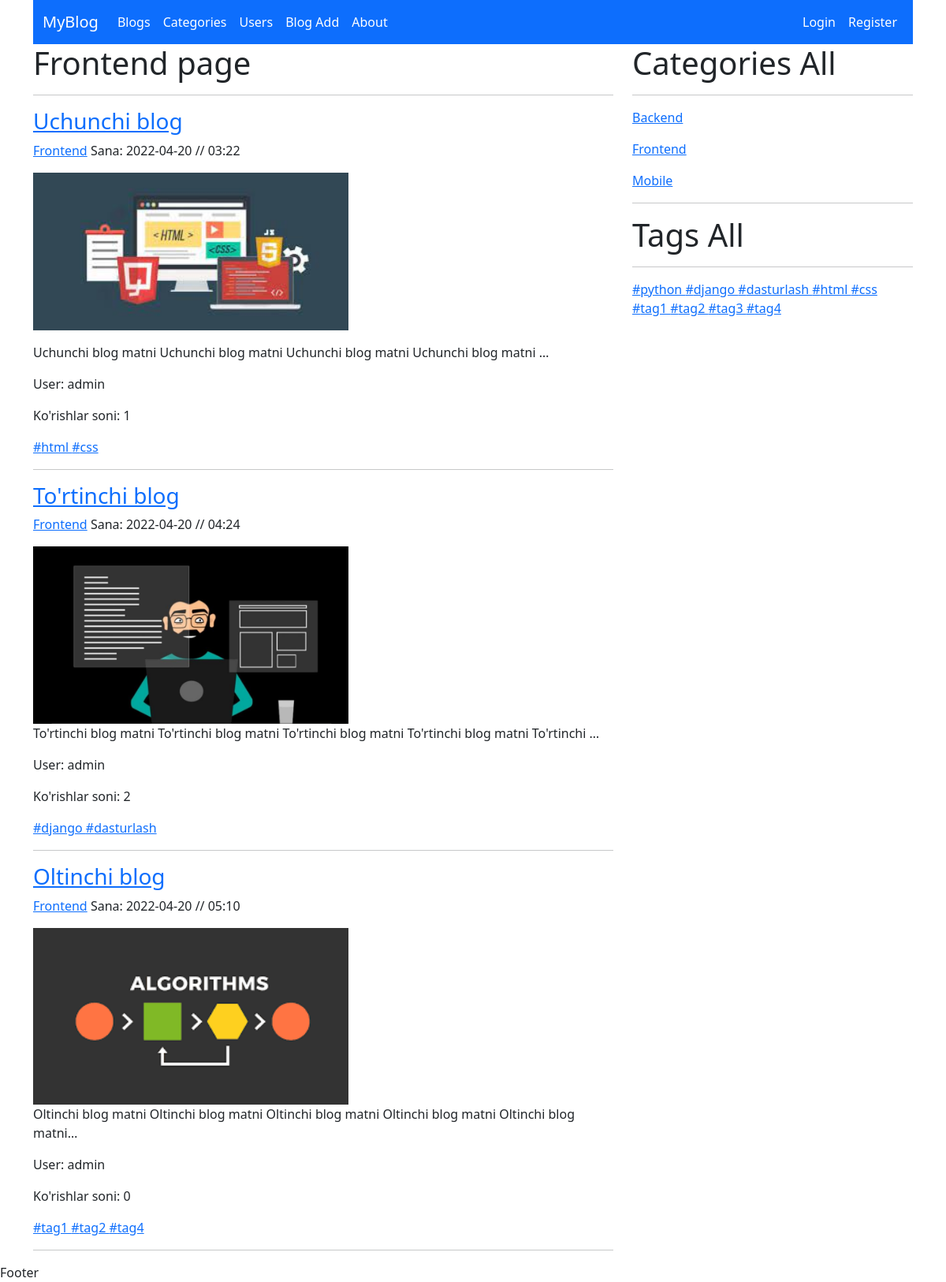
Page /category/frontend on the committed database.
### blog/models.py (models this page shows, shortened)
class Category(models.Model):
    name = models.CharField(max_length=100)
    slug = models.SlugField(max_length=100, unique=True)
    image = models.ImageField(upload_to='category/')
    description = RichTextField()
    user = models.ManyToManyField(UserProfile)

class Blog(models.Model):
    title = models.CharField(max_length=200)
    slug = models.SlugField(max_length=200, unique=True)
    description = RichTextField()
    image = models.ImageField(upload_to='blog/')
    created = models.DateTimeField(auto_now_add=True)
    updated = models.DateTimeField(auto_now=True)
    views = models.PositiveBigIntegerField(default=0)
    category = models.ForeignKey(Category,
                                 on_delete=models.SET_NULL,
                                 null=True,
                                 related_name='blog')
    user = models.ForeignKey(UserProfile, on_delete=models.SET_NULL, null=True)
    tags = models.ManyToManyField(Tag)

class Tag(models.Model):
    name = models.CharField(max_length=100)
    slug = models.SlugField(max_length=100, unique=True)

### user/models.py (models this page shows, shortened)
class UserProfile(AbstractUser):
    username = models.CharField(max_length=50, unique=True,
                                help_text="50 ta belgidan kup bulmasin"
                                )
    image = models.ImageField(upload_to='user/', null=True, blank=True)
    bio = models.CharField(max_length=200, null=True, blank=True)
    birthday = models.DateField(null=True, blank=True)
    address = models.CharField(max_length=200, null=True, blank=True)
    phone_number = models.CharField(max_length=13, null=True, blank=True)
    USERNAME_FIELD = "username"

### blog/views.py (the view)
# urls.py: path('category/<slug:slug>', CategoryBlog.as_view(), name='category_blog'),
class CategoryBlog(BasicView, View):
    def get(self, request, slug):
        context = {}
        category = Category.objects.get(slug=slug)
        context['category'] = category
        context['blogs'] = Blog.objects.filter(category=category)
        context['categories'] = self.category()
        context['tags'] = self.tag()
        return render(request, 'category_or_tag_blogs.html', context)

### blog/views.py (called while the page is built)
    def category(self):
        categories = Category.objects.all()
        return categories

    def tag(self):
        tags = Tag.objects.all()
        return tags

### templates/category_or_tag_blogs.html (shortened to what this page needs)
{% extends 'base.html' %}
{% block content %}
    {% if category %}
        <h1>{{ category.name }} page</h1>
    {% else %}
        <h1>{{ tag.name }} page</h1>
    {% endif %}
    <hr>
    {% for blog in blogs %}
        <h3><a href="#">{{ blog.title }}</a></h3>
        <p><a href="#">{{ blog.category.name }}</a>
            Sana: {{ blog.created | date:'Y-m-d // h:i' }}</p>
        <img style="width: 400px;" src="{{ blog.image.url }}" alt="Bu rasm">
        <p>{{ blog.description|truncatechars_html:100|safe }}</p>
        <p>User: {{ blog.user.username }}</p>
        <p>Ko'rishlar soni: {{ blog.views }}</p>
        {% for tag in blog.tags.all %}
            <a href="#">#{{ tag.name }} </a>
        {% endfor %}
        <hr>
    {% endfor %}
{% endblock %}

### templates/base.html (shortened to what this page needs)
<!DOCTYPE html>
<html lang="en">
<head>
    {% load static %}
    <link rel="stylesheet" href="{% static 'css/bootstrap.css' %}">
</head>
<body>
<div class="container">
    {% include 'header.html' %}
    <div class="row">
        <div class="col-lg-8">
            {% block content %}
            {% endblock %}
        </div>
        <div class="col-lg-4">
            <h1>Categories All</h1>
            <hr>
            {% for c in categories %}
                <p><a href="{% url 'category_blog' c.slug %}">{{ c.name }}</a></p>
            {% endfor %}
            <hr>
            <h1>Tags All</h1>
            <hr>
            {% for tag in tags %}
                <a href="{% url 'tag_blog' tag.slug %}">#{{ tag.name }} </a>
            {% endfor %}
        </div>
    </div>
</div>
<footer>
    Footer
</footer>
</body>
</html>

### rows in the picture
Category: name "Frontend"
Blog: title "Uchunchi blog", category.name "Frontend", created "2022-04-20 // 03:22", image (picture), description "Uchunchi blog matni Uchunchi blog matni Uchunchi blog matni Uchunchi blog matni …", user.username "admin", views "1"
Tag: name "html"
Tag: name "css"
Blog: title "To'rtinchi blog", category.name "Frontend", created "2022-04-20 // 04:24", image (picture), description "To'rtinchi blog matni To'rtinchi blog matni To'rtinchi blog matni To'rtinchi blog matni To'rtinchi …", user.username "admin", views "2"
Tag: name "django"
Tag: name "dasturlash"
Blog: title "Oltinchi blog", category.name "Frontend", created "2022-04-20 // 05:10", image (picture), description "Oltinchi blog matni Oltinchi blog matni Oltinchi blog matni Oltinchi blog matni Oltinchi blog matni…", user.username "admin", views "0"
Tag: name "tag1"
Tag: name "tag2"
Tag: name "tag4"
Category: name "Backend"
Category: name "Mobile"
Tag: name "python"
Tag: name "tag3"
